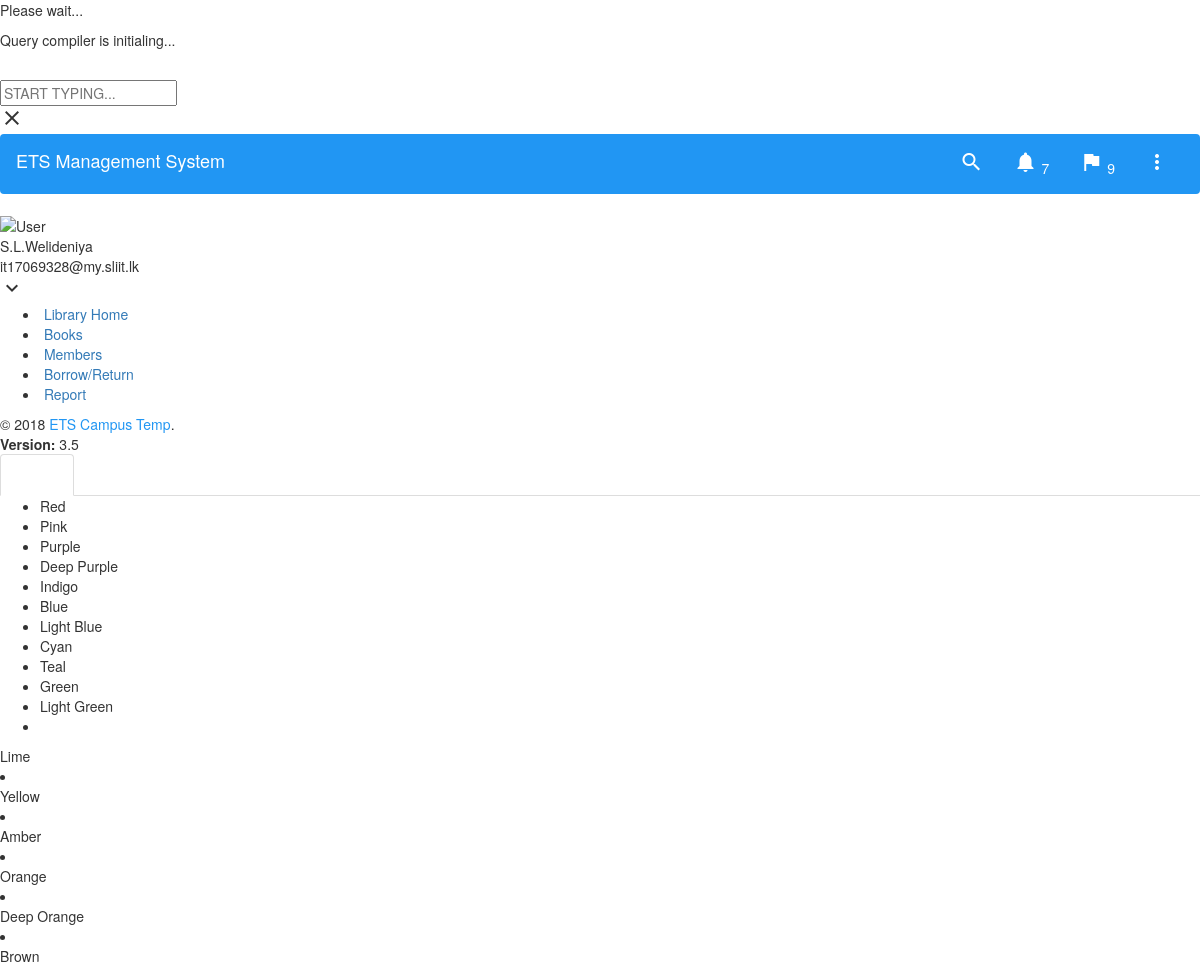
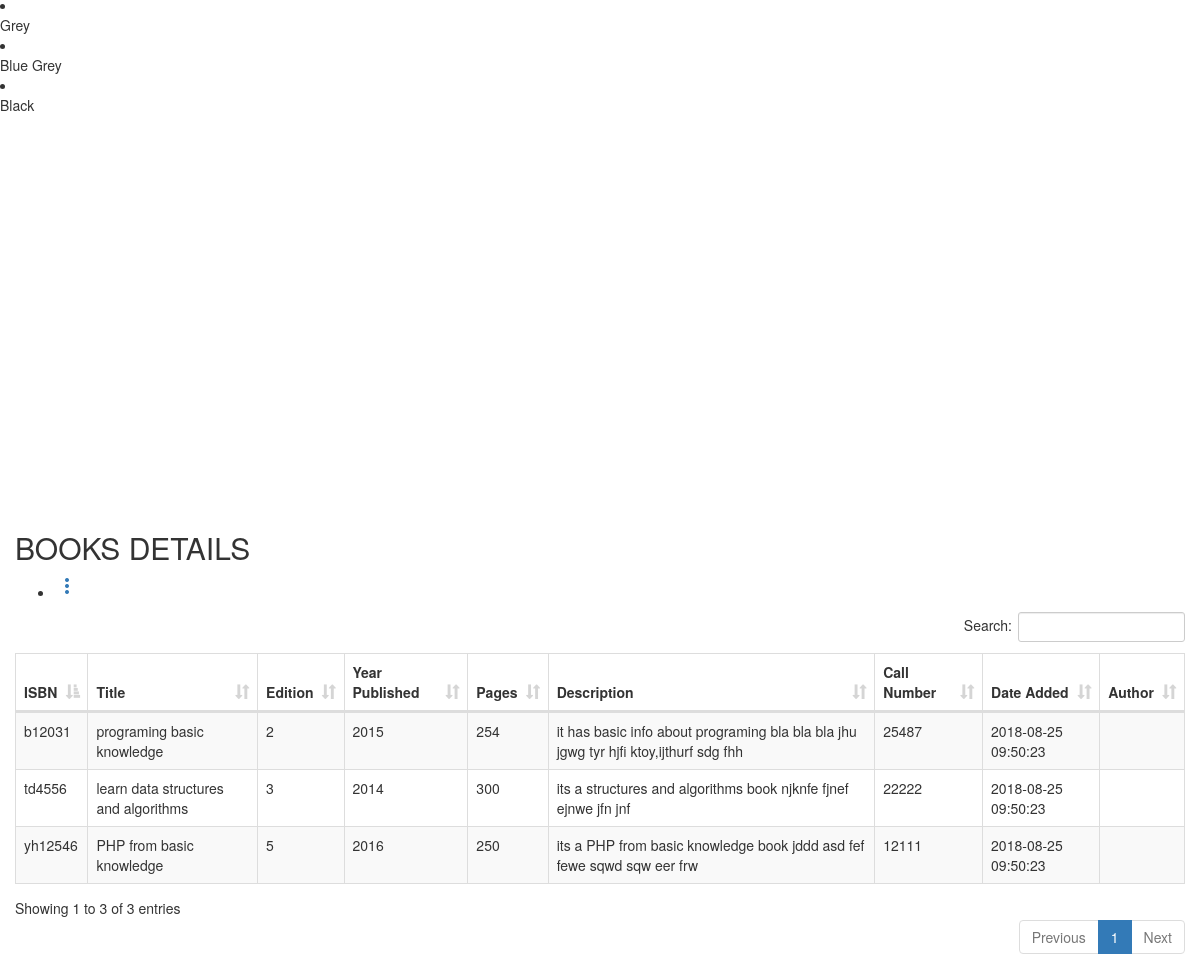
/library_management_system/libraryviewbooks.php, run on the app's committed database (2 pictures, top to bottom).
### tables this page shows
CREATE TABLE `book` (
  `isbn` char(13) NOT NULL,
  `title` varchar(250) NOT NULL,
  `bookType` int(11) NOT NULL,
  `edition` int(11) NOT NULL,
  `yearPublished` int(11) NOT NULL,
  `pages` int(11) NOT NULL,
  `description` varchar(250) NOT NULL,
  `callNumber` varchar(5) NOT NULL,
  `dateAdded` timestamp NOT NULL DEFAULT CURRENT_TIMESTAMP ON UPDATE CURRENT_TIMESTAMP
);

### library_management_system/libraryviewbooks.php (the view, shortened to what this page needs)
	<?php include 'static/dbconnection.php';?>
	<?php
		$sql_select_query = "SELECT * FROM book";
		$result = mysqli_query($conn,$sql_select_query);
	?>
<!DOCTYPE html>
<html>
<head>
	<?php include 'static/head.php';?>
    <link href="../../plugins/bootstrap/css/bootstrap.css" rel="stylesheet">
    <link href="../../plugins/node-waves/waves.css" rel="stylesheet" />
    <link href="../../plugins/animate-css/animate.css" rel="stylesheet" />
    <link href="../../plugins/jquery-datatable/skin/bootstrap/css/dataTables.bootstrap.css" rel="stylesheet">
    <link href="../../css/style.css" rel="stylesheet">
    <link href="../../css/themes/all-themes.css" rel="stylesheet" />
</head>
<body class="theme-red">
	<?php include 'static/preloader.php';?>
    <?php include 'static/searchbar.php';?>
    <?php include 'static/topnav.php';?>
    <section>
        <aside id="leftsidebar" class="sidebar">
			<?php include 'static/userinfo.php';?>
			<?php include 'static/menu.php';?>
            <?php include 'static/footer.php';?>
        </aside>
        <?php include 'static/rightsidebar.php';?>
    </section>
    <section class="content">
        <div class="container-fluid">
            <div class="row clearfix">
                <div class="col-lg-12 col-md-12 col-sm-12 col-xs-12">
                    <div class="card">
                        <div class="header">
                            <h2>
                                BOOKS DETAILS
                            </h2>
                            <ul class="header-dropdown m-r--5">
                                <li class="dropdown">
                                    <a href="javascript:void(0);" class="dropdown-toggle" data-toggle="dropdown" role="button" aria-haspopup="true" aria-expanded="false">
                                        <i class="material-icons">more_vert</i>
                                    </a>
                                </li>
                            </ul>
                        </div>
                        <div class="body">
                            <div class="table-responsive">
                                <table class="table table-bordered table-striped table-hover dataTable js-exportable">
                                    <thead>
                                        <tr>
                                            <th>ISBN</th>
                                            <th>Title</th>
											<th>Edition</th>
											<th>Year Published</th>
											<th>Pages</th>
											<th>Description</th>
											<th>Call Number</th>
											<th>Date Added</th>
											<th>Author</th>
                                        </tr>
                                    </thead>
                                    <tbody>
									<?php
									while($row = mysqli_fetch_array($result))
											{
											echo "<tr>";
											echo "<td>" . $row['isbn'] . "</td>";
											echo "<td>" . $row['title'] . "</td>";
											echo "<td>" . $row['edition'] . "</td>";
											echo "<td>" . $row['yearPublished'] . "</td>";
											echo "<td>" . $row['pages'] . "</td>";
											echo "<td>" . $row['description'] . "</td>";
											echo "<td>" . $row['callNumber'] . "</td>";
											echo "<td>" . $row['dateAdded'] . "</td>";
											echo "<td>" . $row['author'] . "</td>";
											echo "</tr>";
											}
										?>
                                    </tbody>
                                </table>
                            </div>
                        </div>
                    </div>
                </div>
            </div>
        </div>
    </section>
</body>
</html>

### data on the page
book: isbn "b12031", title "programing basic knowledge", edition "2", yearPublished "2015", pages "254", description "it has basic info about programing bla bla bla jhu jgwg tyr hjfi ktoy,ijthurf sdg fhh", callNumber "25487", dateAdded "2018-08-25 09:50:23"
book: isbn "td4556", title "learn data structures and algorithms", edition "3", yearPublished "2014", pages "300", description "its a structures and algorithms book njknfe fjnef ejnwe jfn jnf", callNumber "22222", dateAdded "2018-08-25 09:50:23"
book: isbn "yh12546", title "PHP from basic knowledge", edition "5", yearPublished "2016", pages "250", description "its a PHP from basic knowledge book jddd asd fef fewe sqwd sqw eer frw", callNumber "12111", dateAdded "2018-08-25 09:50:23"

### other printed values
$settingsArr['System_Name'] "ETS Management System"
$settingsArr['Owner'] "ETS Campus Temp"
$settingsArr['Version'] "3.5"
